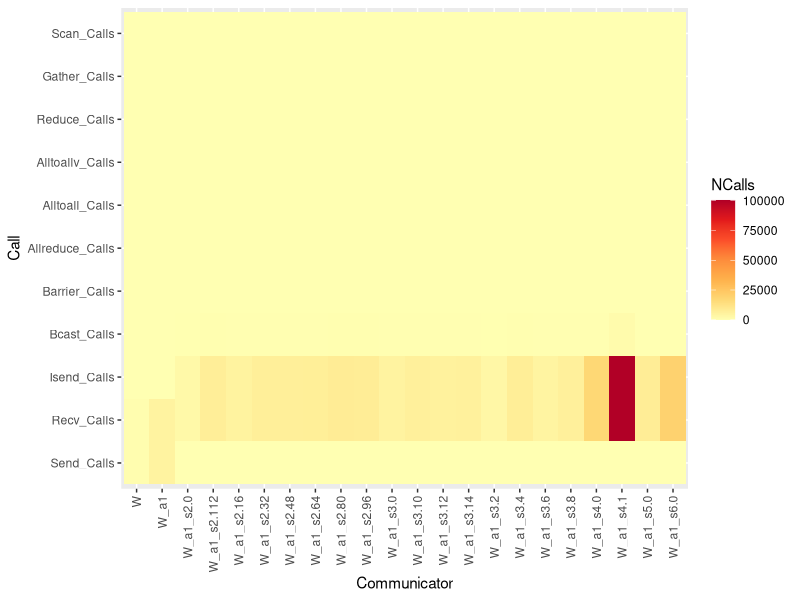
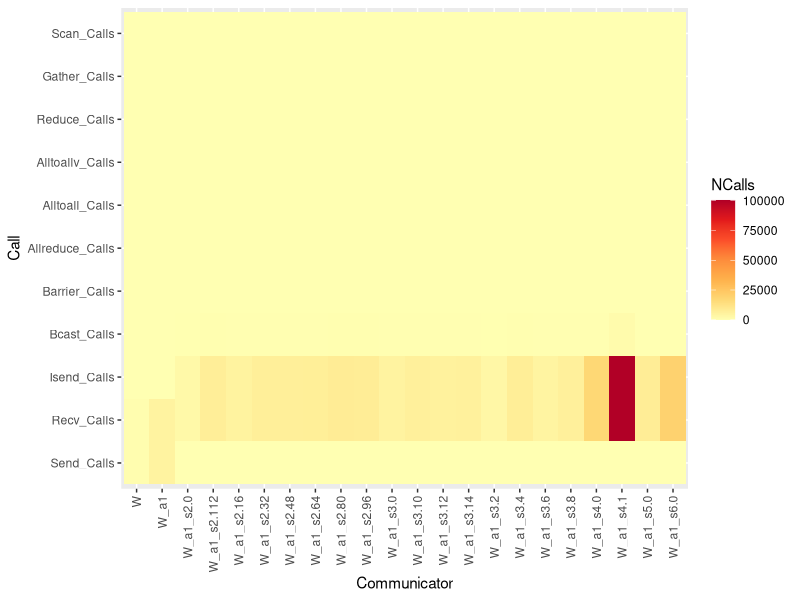

Write R code to recreate these figures, in order.
df<-read.csv("splatt_256procs_med5tns.csv",header=TRUE,skip=5)
library(ggplot2)

#g<-ggplot(data=df, aes(x=dose, y=len, fill=supp)) +
#  geom_bar(stat="identity")

df <- df[,colSums(df !=0) > 0]
df <- df[df$Comm != "NULL", ]

library(tidyverse)
df <- df %>% select(ends_with(c("_Calls", "Comm")))


#str(df)

library(reshape)

library(RColorBrewer)
#library(viridis)

df2 <- melt(df)
str(df2)
colnames(df2) <- c("Communicator", "Call", "NCalls")
#heatmap(as.matrix(df2[,-1]))
library(RColorBrewer)
library(svglite)
coul <- colorRampPalette(brewer.pal(8, "PiYG"))(25)
g <- ggplot(df2, aes(x = Communicator, y = Call, fill = NCalls)) +
  geom_tile() + theme(axis.text.x = element_text(angle = 90, vjust = 0.5, hjust=1)) + 
  scale_fill_distiller(palette = 18,direction = 1)
  #scale_fill_viridis(direction=1)
#scale_fill_gradient(low="yellow",high="black",space="Lab")
#scale_fill_gradient(low = "#ff2D00",high = "#ffffff",guide = "colorbar")
ggsave(file="calls_splat.svg", plot=g, width=10, height=8)
print(g)
